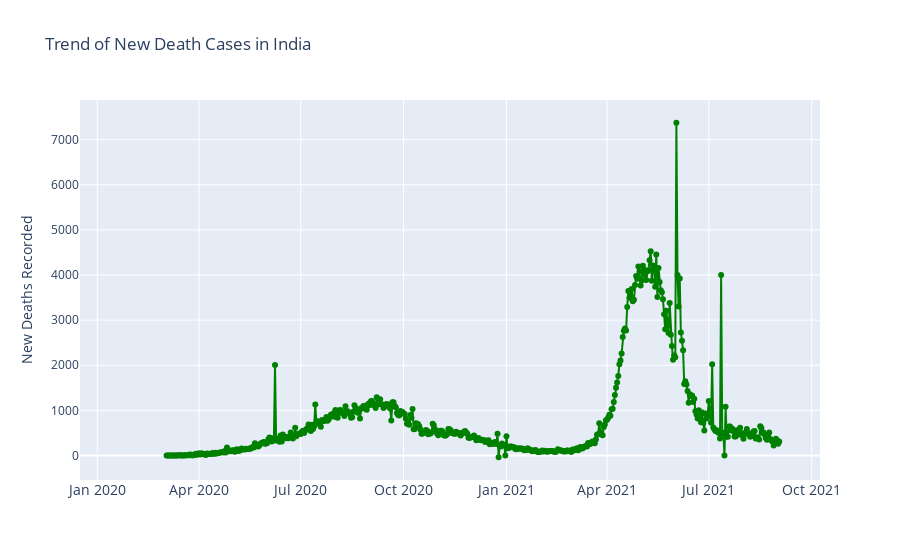

Source (notebook cell):
### Code cell
#Plotting the scatter plot to see the trends of new death cases in India
df = df_raw
df_India = df[df.location == 'India']
fig = go.Figure()
fig.add_trace(go.Scatter(x=df_US['date'], y = df_India['new_deaths'], mode='lines+markers', name='India', line=dict(color='green', width=2)))
fig.update_layout(title='Trend of New Death Cases in India', xaxis_tickfont_size=14,yaxis=dict(title='New Deaths Recorded'))
fig.show()

### Figure 1 — Plotly figure (JSON) as saved in the notebook; plotly's stock layout.template omitted (floating-point values rounded to 4 significant figures; data arrays with more than 128 entries replaced by an {"elided": "..."} marker saying what was removed)
{"data": [{"line": {"color": "green", "width": 2}, "mode": "lines+markers", "name": "India", "type": "scatter", "x": {"elided": "598 str values"}, "y": {"elided": "590 int values"}}], "layout": {"title": {"text": "Trend of New Death Cases in India"}, "xaxis": {"tickfont": {"size": 14}}, "yaxis": {"title": {"text": "New Deaths Recorded"}}}}
